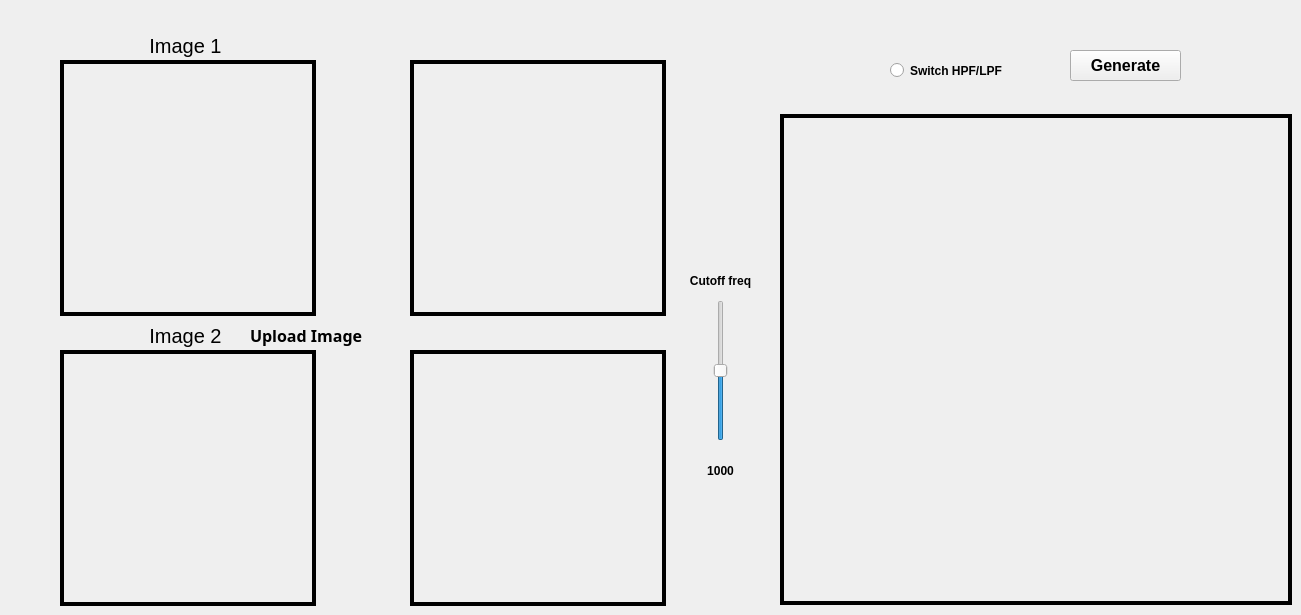
    <widget class="QWidget" name="Frequency">
     <attribute name="icon">
      <iconset>
       <normaloff>:/Icons/hybrid.png</normaloff>:/Icons/hybrid.png</iconset>
     </attribute>
     <attribute name="title">
      <string>Hybrid</string>
     </attribute>
     <widget class="QLabel" name="hybridInputImage1">
      <property name="geometry">
       <rect>
        <x>60</x>
        <y>60</y>
        <width>256</width>
        <height>256</height>
       </rect>
      </property>
      <property name="styleSheet">
       <string notr="true">border: 4px solid black;
</string>
      </property>
      <property name="text">
       <string/>
      </property>
      <property name="scaledContents">
       <bool>true</bool>
      </property>
      <property name="alignment">
       <set>Qt::AlignCenter</set>
      </property>
     </widget>
     <widget class="QLabel" name="freqOutputImage1">
      <property name="geometry">
       <rect>
        <x>410</x>
        <y>60</y>
        <width>256</width>
        <height>256</height>
       </rect>
      </property>
      <property name="styleSheet">
       <string notr="true">border: 4px solid black;
</string>
      </property>
      <property name="text">
       <string/>
      </property>
      <property name="scaledContents">
       <bool>true</bool>
      </property>
      <property name="alignment">
       <set>Qt::AlignCenter</set>
      </property>
     </widget>
     <widget class="QLabel" name="hybridInputImage2">
      <property name="geometry">
       <rect>
        <x>60</x>
        <y>350</y>
        <width>256</width>
        <height>256</height>
       </rect>
      </property>
      <property name="styleSheet">
       <string notr="true">border: 4px solid black;
</string>
      </property>
      <property name="text">
       <string/>
      </property>
      <property name="scaledContents">
       <bool>true</bool>
      </property>
      <property name="alignment">
       <set>Qt::AlignCenter</set>
      </property>
     </widget>
     <widget class="QLabel" name="freqOutputImage2">
      <property name="geometry">
       <rect>
        <x>410</x>
        <y>350</y>
        <width>256</width>
        <height>256</height>
       </rect>
      </property>
      <property name="styleSheet">
       <string notr="true">border: 4px solid black;
</string>
      </property>
      <property name="text">
       <string/>
      </property>
      <property name="scaledContents">
       <bool>true</bool>
      </property>
      <property name="alignment">
       <set>Qt::AlignCenter</set>
      </property>
     </widget>
     <widget class="QPushButton" name="UploadeImage1">
      <property name="geometry">
       <rect>
        <x>330</x>
        <y>50</y>
        <width>61</width>
        <height>61</height>
       </rect>
      </property>
      <property name="styleSheet">
       <string notr="true">QPushButton{
border-radius: 25px;
font: 900 12pt &quot;Segoe UI Black&quot;;
}


QPushButton:hover:!pressed{
	background-color: qlineargradient(x1: 0.5, y1: 1, x2: 0.5, y2: 1, stop: 0 #dadbde, stop: 1 #f6f7fa);
}</string>
      </property>
      <property name="text">
       <string/>
      </property>
      <property name="icon">
       <iconset>
        <normaloff>:/Icons/UploadIcon.png</normaloff>:/Icons/UploadIcon.png</iconset>
      </property>
      <property name="iconSize">
       <size>
        <width>60</width>
        <height>60</height>
       </size>
      </property>
     </widget>
     <widget class="QLabel" name="finalHybridImage">
      <property name="geometry">
       <rect>
        <x>780</x>
        <y>114</y>
        <width>512</width>
        <height>491</height>
       </rect>
      </property>
      <property name="styleSheet">
       <string notr="true">border: 4px solid black;
</string>
      </property>
      <property name="text">
       <string/>
      </property>
      <property name="scaledContents">
       <bool>true</bool>
      </property>
      <property name="alignment">
       <set>Qt::AlignCenter</set>
      </property>
     </widget>
     <widget class="QLabel" name="inputImageLabel_4">
      <property name="geometry">
       <rect>
        <x>90</x>
        <y>30</y>
        <width>191</width>
        <height>31</height>
       </rect>
      </property>
      <property name="styleSheet">
       <string notr="true">font-family: Impact, Haettenschweiler, 'Arial Narrow Bold', sans-serif;
font-size: 20px;
color: black;
background-color:transparent;</string>
      </property>
      <property name="text">
       <string>Image 1</string>
      </property>
      <property name="alignment">
       <set>Qt::AlignCenter</set>
      </property>
     </widget>
     <widget class="QLabel" name="inputImageLabel_5">
      <property name="geometry">
       <rect>
        <x>90</x>
        <y>320</y>
        <width>191</width>
        <height>31</height>
       </rect>
      </property>
      <property name="styleSheet">
       <string notr="true">font-family: Impact, Haettenschweiler, 'Arial Narrow Bold', sans-serif;
font-size: 20px;
color: black;
background-color:transparent;</string>
      </property>
      <property name="text">
       <string>Image 2</string>
      </property>
      <property name="alignment">
       <set>Qt::AlignCenter</set>
      </property>
     </widget>
     <widget class="QPushButton" name="BrowseButton_2">
      <property name="geometry">
       <rect>
        <x>250</x>
        <y>320</y>
        <width>151</width>
        <height>31</height>
       </rect>
      </property>
      <property name="font">
       <font>
        <family>Segoe UI Black</family>
        <pointsize>12</pointsize>
        <italic>false</italic>
        <bold>true</bold>
       </font>
      </property>
      <property name="styleSheet">
       <string notr="true">QPushButton{
border-radius: 10px;
text-align: left;
font: 900 12pt &quot;Segoe UI Black&quot;;
}


QPushButton:hover:!pressed{
	background-color: qlineargradient(x1: 0.5, y1: 1, x2: 0.5, y2: 1, stop: 0 #dadbde, stop: 1 #f6f7fa);
}
</string>
      </property>
      <property name="text">
       <string>Upload Image</string>
      </property>
      <property name="icon">
       <iconset>
        <normaloff>:/Icons/UploadIcon.png</normaloff>:/Icons/UploadIcon.png</iconset>
      </property>
      <property name="iconSize">
       <size>
        <width>50</width>
        <height>50</height>
       </size>
      </property>
     </widget>
     <widget class="QRadioButton" name="radioButton_2">
      <property name="geometry">
       <rect>
        <x>890</x>
        <y>50</y>
        <width>141</width>
        <height>41</height>
       </rect>
      </property>
      <property name="font">
       <font>
        <bold>true</bold>
       </font>
      </property>
      <property name="text">
       <string>Switch HPF/LPF</string>
      </property>
     </widget>
     <widget class="QPushButton" name="GenerateHybrid">
      <property name="geometry">
       <rect>
        <x>1070</x>
        <y>50</y>
        <width>111</width>
        <height>31</height>
       </rect>
      </property>
      <property name="font">
       <font>
        <pointsize>12</pointsize>
        <bold>true</bold>
       </font>
      </property>
      <property name="text">
       <string>Generate</string>
      </property>
     </widget>
     <widget class="QLabel" name="label_7">
      <property name="geometry">
       <rect>
        <x>690</x>
        <y>450</y>
        <width>61</width>
        <height>41</height>
       </rect>
      </property>
      <property name="font">
       <font>
        <bold>true</bold>
       </font>
      </property>
      <property name="text">
       <string>1000</string>
      </property>
      <property name="alignment">
       <set>Qt::AlignCenter</set>
      </property>
     </widget>
     <widget class="QLabel" name="label_6">
      <property name="geometry">
       <rect>
        <x>680</x>
        <y>260</y>
        <width>81</width>
        <height>41</height>
       </rect>
      </property>
      <property name="font">
       <font>
        <bold>true</bold>
       </font>
      </property>
      <property name="text">
       <string>Cutoff freq</string>
      </property>
      <property name="alignment">
       <set>Qt::AlignCenter</set>
      </property>
     </widget>
     <widget class="QSlider" name="VerticalSlider">
      <property name="geometry">
       <rect>
        <x>710</x>
        <y>300</y>
        <width>21</width>
        <height>141</height>
       </rect>
      </property>
      <property name="maximum">
       <number>2000</number>
      </property>
      <property name="pageStep">
       <number>10</number>
      </property>
      <property name="sliderPosition">
       <number>1000</number>
      </property>
      <property name="orientation">
       <enum>Qt::Vertical</enum>
      </property>
      <property name="tickPosition">
       <enum>QSlider::NoTicks</enum>
      </property>
      <property name="tickInterval">
       <number>0</number>
      </property>
     </widget>
    </widget>
